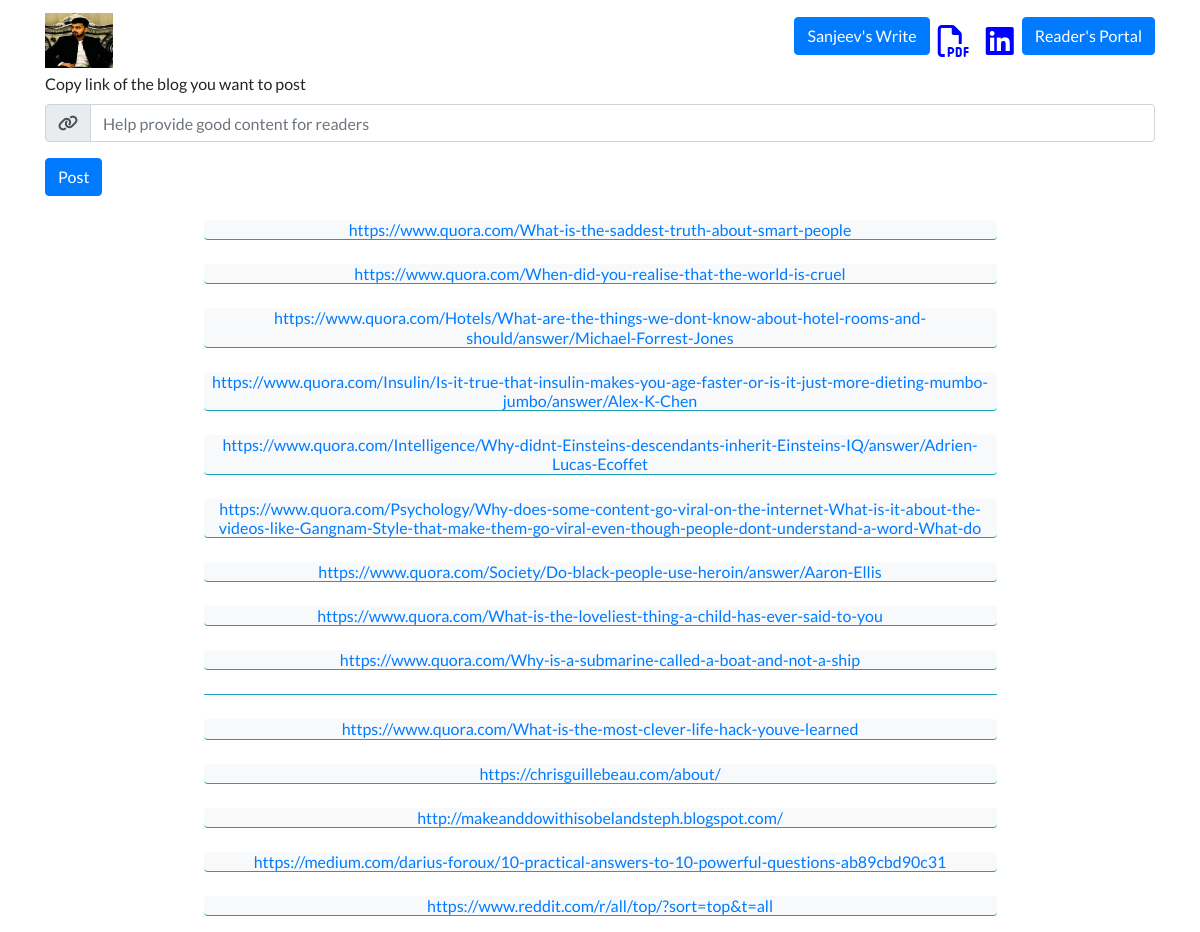
/blog/, run on an earlier commit of the app's database.
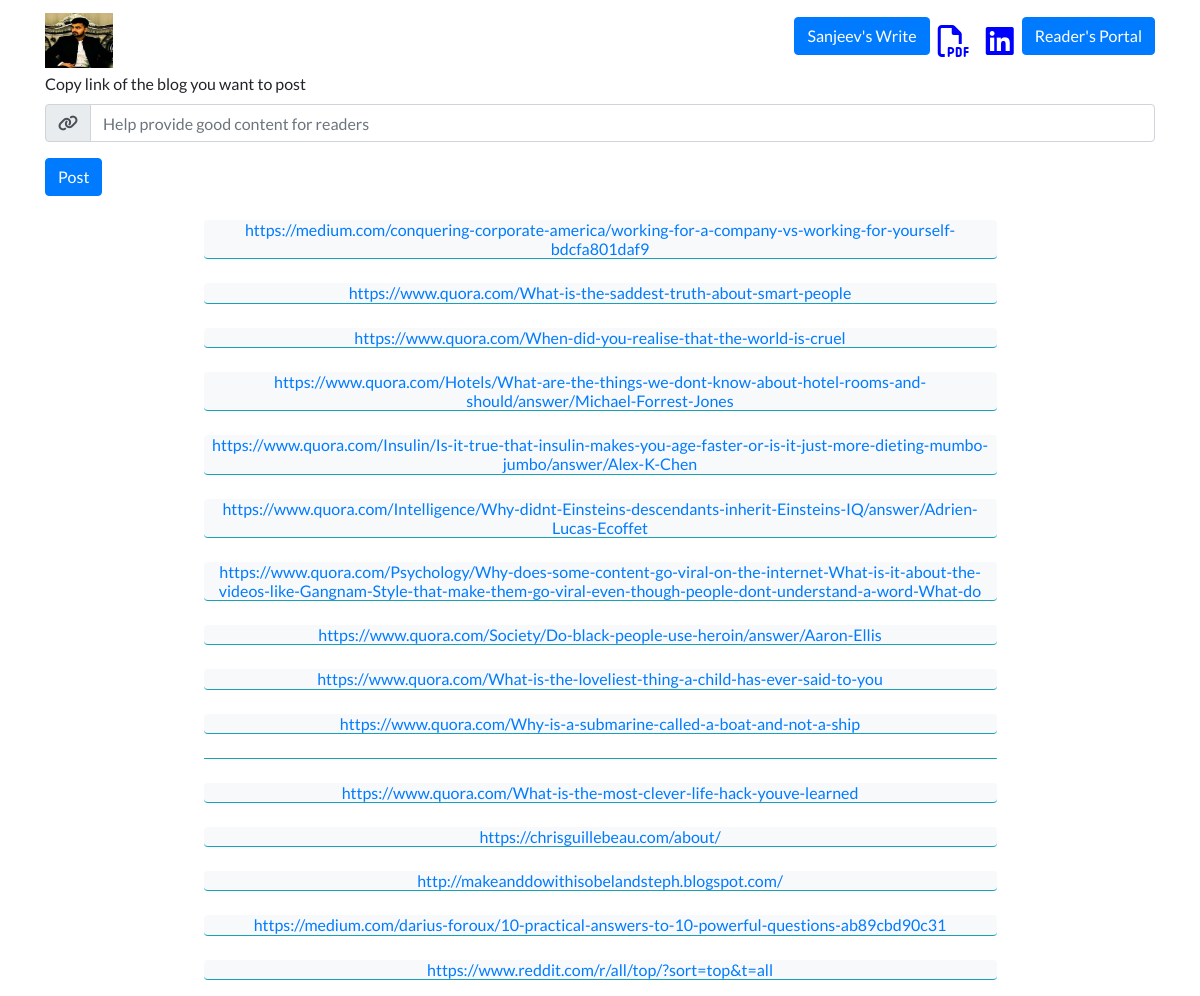
And on a later commit of the database.
### blog/models.py (models this page shows)
class Blog_Model(models.Model):
    title=models.CharField(max_length=100,blank=True,default="Sanjeev")
    image=models.ImageField(upload_to="media/blog/images",blank=True)
    url=models.URLField(blank=True)

### blog/views.py (the view, shortened to what this page needs)
# urls.py: path('', views.all_blogs, name='all_blogs'),
def all_blogs(request):
    if request.method == 'GET':
        blog_obj = Blog_Model.objects.all().order_by('-id')
        return render(request, 'blog/all_blogs.html', {'form': Blog(),'blog_obj':blog_obj})

### blog/form.py
class Blog(ModelForm):
    class Meta:
        model= Blog_Model
        fields= ['url']

### blog/templates/blog/all_blogs.html (shortened to what this page needs)
<head>
</head>
{% extends 'portfolio/base.html' %}
{% block content %}
<form method="POST">
    <br>
    <label class="mt-5" for="bloglink">Copy link of the blog you want to post</label>
    <div class="form-group input-group">
         <div class="input-group-prepend">
            <span class="input-group-text"><i class="fas fa-link"></i></span>
        </div>
        <input type="url" name="url" class="form-control" id="url" placeholder="Help provide good content for readers">
    </div>
    <button type="submit" class="btn btn-primary">Post</button>
</form>
<div class="row justify-content-center mt-3">
<div class="col-md-9 text-center">
    {% for b_obj in blog_obj%}
    <div class="mb-0">
        <h6 id="blogurl" class="normal"> <a class="nav-link" href="{{ b_obj.url}}">
         <div class="bg-light border-bottom border-info rounded">
        {% if b_obj.url %}
        {{ b_obj.url}}
        {% endif %}
         </div>
        </a> </h6></div>
    {% endfor %}
</div>
</div>
{% endblock %}

### portfolio/templates/portfolio/base.html (shortened to what this page needs)
{% load static %}
<!doctype html>
<html lang="en">
<head>
  <link rel="stylesheet" href="https://stackpath.bootstrapcdn.com/bootstrap/4.4.1/css/bootstrap.min.css">
  <link rel="stylesheet" href="{% static "portfolio/custom.css" %}" >
</head>
<body>
  <nav id="topNav" class="clearfix fixed-top navbar navbar-expand-sm navbar-light">
    <div class="container">
        <a class="navbar-brand" href="{% url 'media' %}">
        <img src="{% static "portfolio/sanjeev.png" %}" width="68" height="55" class="d-inline-block align-top align-left" alt="Sanjeev's Logo" class="img-fluid">
        </a>
      <div class="collapse navbar-collapse text-right" id="navbarNav">
        <ul class="navbar-nav ml-auto">
          <li class="nav-item">
            <a role="button" href="https://ssanjeev.pythonanywhere.com/" class="btn btn-primary">Sanjeev's Write</a>
          </li>
          <li class="nav-item float-md-right float-sm-right">
            <a class="nav-link" href="{% static "portfolio/Sanjeev_Resume.pdf" %}"><i class="fa fa-file-pdf-o" style="font-size:32px;color:blue"></i></a>
          </li>
          <li class="nav-item float-md-right float-sm-right">
            <a class="nav-link" href="https://www.linkedin.com/in/sanjeev-singh1/" target="_blank"><i class="fab fa-linkedin" style="font-size:32px;color:blue"></i></a>
          </li>
          <li>
            <a role="button" href="{% url 'blog:all_blogs' %}" class="float-md-right float-sm-right btn btn-primary">Reader's Portal</a>
          </li>
        </ul>
      </div>
    </div>
  </nav>
  <div class="container">
    {% block content %}{% endblock %}
  </div>
</body>
</html>

### portfolio/static/portfolio/custom.css (style rules this page uses)
.navbar-nav .nav-link { color: rgba(0,0,0,1) !important; }
body { font-family: 'Lato', sans-serif; }

What changed in the data, as far as the page shows it:
added Blog_Model: url "https://medium.com/conquering-corporate-america/working-for-a-company-vs-working-for-yourself-bdcfa801daf9"
